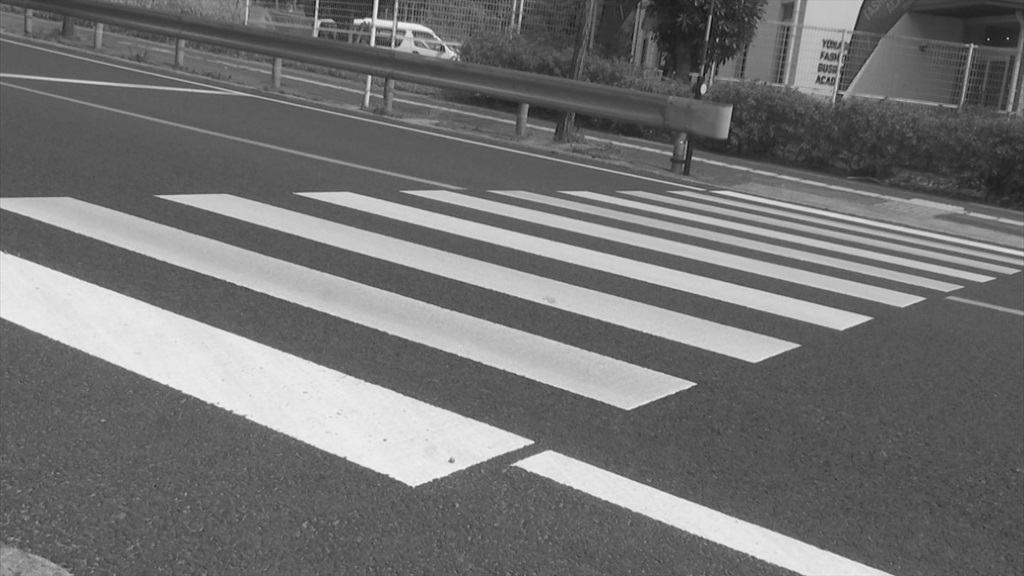
//> input picture program01/road.jpg, 1024 x 576 px
$ ./main road.jpg 3   (built with g++ and OpenCV 4)
//> lines starting //> are read from the running program, lines starting //| are printed output that depends on the picture
#include <iostream>
#include <string>
#include <opencv2/imgcodecs.hpp>
#include <opencv2/highgui.hpp>
#include <opencv2/opencv.hpp>


void display(cv::Mat image, std::string windowName = "Image") {
    cv::namedWindow(windowName);
    cv::imshow(windowName, image);
    cv::waitKey(1000 * 100);
    cv::destroyWindow(windowName);
}

int main(int argc, char* argv[]){

  if( argc != 3 ){
    std::cout << "main <filename> <th>" << std::endl;
    exit(0);
  }

  cv::Mat src = cv::imread(argv[1], 0);
//> src is the input picture: 576 rows x 1024 cols, CV_8UC1; min 12, max 243, mean 114.1
  cv::Mat dst;

  display(src);

  cv::cornerHarris( src, dst, 2, 3, 0.04, cv::BORDER_DEFAULT );
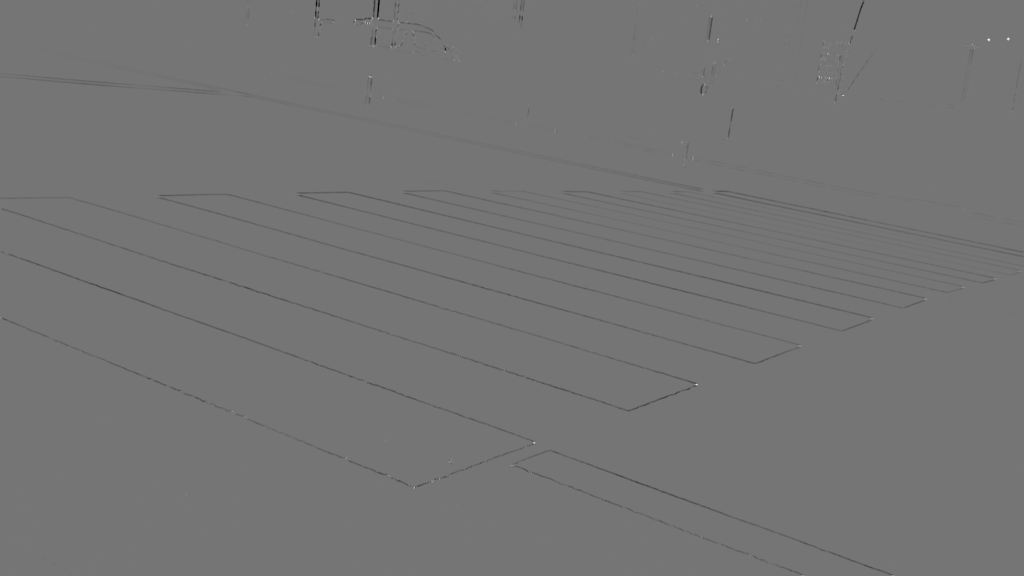
//> dst: 576 rows x 1024 cols, CV_32FC1; min -0.00441, max 0.00516, mean -1.94e-05; drawn with min black and max white

  cv::Mat dst_norm, dst_norm_scaled;

  normalize( dst, dst_norm, 0, 255, cv::NORM_MINMAX, CV_32FC1, cv::Mat() );
  convertScaleAbs( dst_norm, dst_norm_scaled );

  int i, j, count = 0;
  for( i=0; i<dst_norm.rows ; i++ ){
    for( j=0; j<dst_norm.cols; j++ ){
      if( dst_norm.at<float>(i,j) > atoi(argv[2]) ){
        count++;
        circle( dst_norm_scaled, cv::Point(j,i), 5, cv::Scalar(0), 2, 8, 0 );
      }
    }
  }
//> this loop made 576 passes
//> count on passes 1 to 3: 1024, 2048, 3072
//> dst_norm_scaled: 576 rows x 1024 cols, CV_8UC1; every value is 0
//> after the loop, count = 589823

  std::cout << count << " points found." << std::endl;
//| 589823 points found.

  display(dst_norm_scaled);

  return 0;
}
